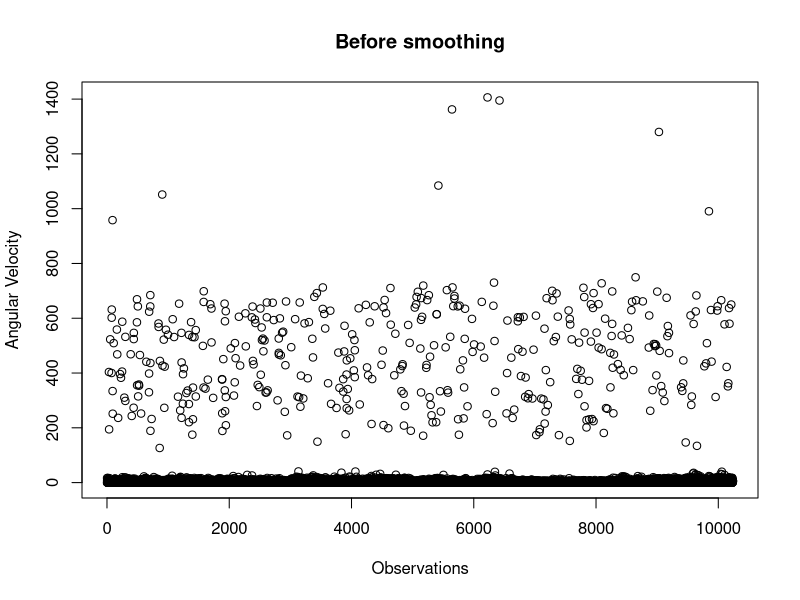
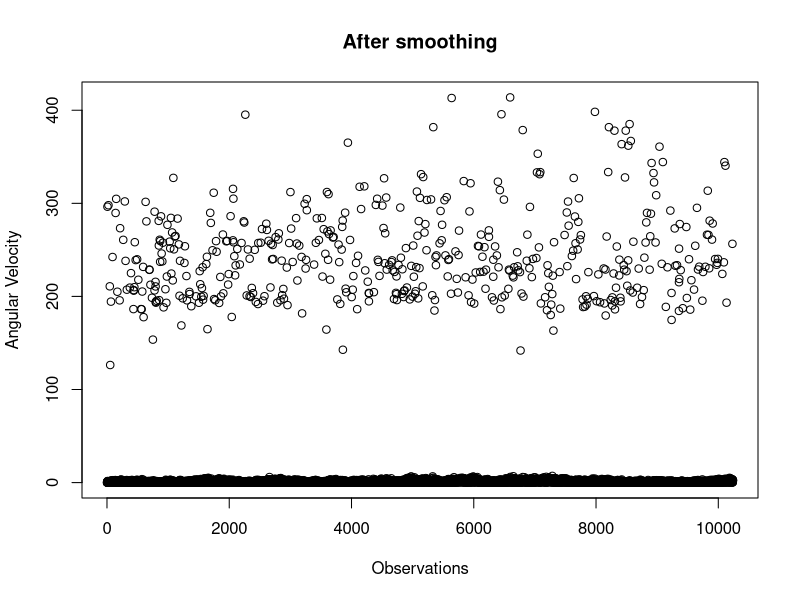
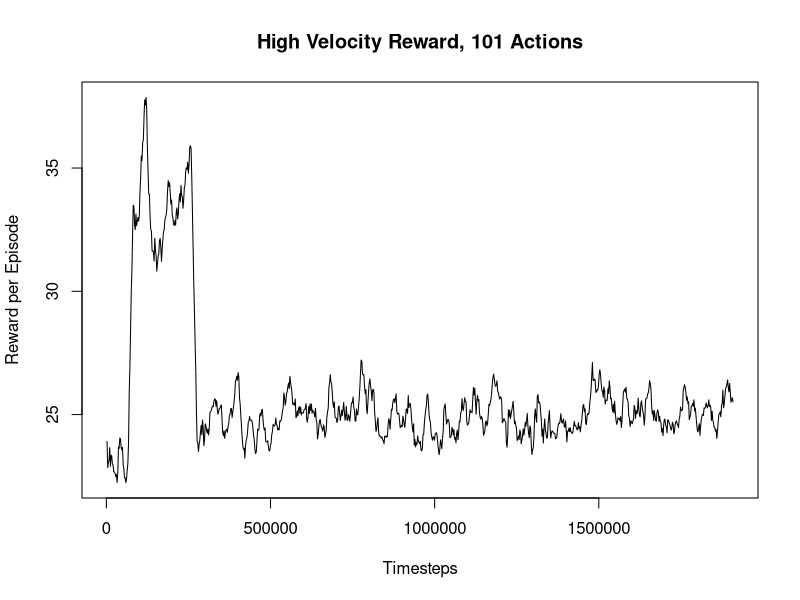
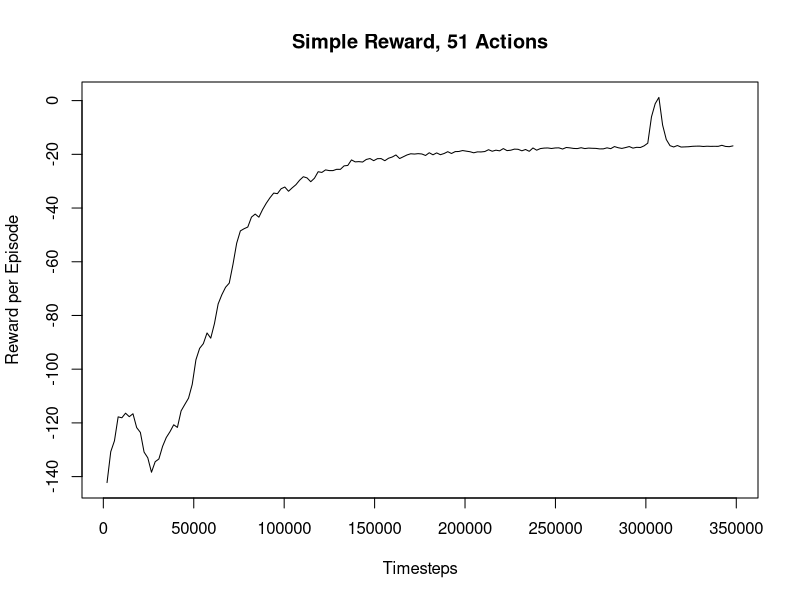

The R source for these figures, in order: (Note: this script raises an error after producing the figures.)
library(dplyr)
setwd(dirname(rstudioapi::getActiveDocumentContext()$path))

# display effect of angular velocity smoothing
prev = read.csv("logs/PPO_CartPoleEnv2_10k_2024-04-16_13-42-02/observations.csv")
now = read.csv("logs/PPO_CartPoleEnv2_10k_smoothing_error_protection_2024-04-17_10-27-34/observations_rewards_times.csv")

prev_sample = slice_sample(prev, n=5000)
now_sample = slice_sample(now, n=5000)
plot(abs(prev$X1), xlab = "Observations", ylab = "Angular Velocity", main = "Before smoothing")
plot(abs(now$angle_velocity), xlab = "Observations", ylab = "Angular Velocity", main = "After smoothing")

# display reduced actions and convergence on different reward functions
m1 = read.csv("logs/PPO_CartPoleEnv2_10m_smoothing_error_protection_reward_swingupstabilisation_2step_2024-04-18_16-37-07/progress.csv")
m2 = read.csv("logs/PPO_CartPoleEnv2_500k_smoothing_error_protection_reward_simple_2step_faster_lessweight_51actions_2024-04-23_17-51-38/progress.csv")
m3 = read.csv("logs/PPO_CartPoleEnv2 600k_smoothing_error_protection_reward_ankit_2step_faster_lessweight_3actions_2024-04-30_15-43-31/progress.csv")

plot(m1$time.total_timesteps, m1$rollout.ep_rew_mean, type = "l", xlab = "Timesteps", ylab = "Reward per Episode", main = "High Velocity Reward, 101 Actions")
plot(m2$time.total_timesteps, m2$rollout.ep_rew_mean, type = "l", xlab = "Timesteps", ylab = "Reward per Episode", main = "Simple Reward, 51 Actions")
plot(m3$time.total_timesteps, m3$rollout.ep_rew_mean, type = "l", xlab = "Timesteps", ylab = "Reward per Episode", main = "Complex Reward, 2 Actions")

# Simple Reward
simple_obs = read.csv("logs/PPO_CartPoleEnv2_200k_smoothing_error_protection_reward_simple_2step_faster_lessweight_2actions_2024-05-16_13-34-22/observations_rewards_times.csv")
simple_progress = read.csv("logs/PPO_CartPoleEnv2_200k_smoothing_error_protection_reward_simple_2step_faster_lessweight_2actions_2024-05-16_13-34-22/progress.csv")

plot(simple_obs$angle5, xlab = "Observations", ylab = "Angle in rad")
plot(simple_obs$angle_velocity, xlab = "Observations", ylab = "Angular velocity in rad/s")
plot(simple_progress$time.total_timesteps, simple_progress$rollout.ep_rew_mean, type = "l", xlab = "Timesteps", ylab = "Mean reward per Episode")

# Escobar 2020
escobar_obs = read.csv("logs/PPO_CartPoleEnv2_200k_smoothing_error_protection_reward_escobar_2step_faster_lessweight_2actions_2024-05-17_05-50-11/observations_rewards_times.csv")
escobar_progress = read.csv("logs/PPO_CartPoleEnv2_200k_smoothing_error_protection_reward_escobar_2step_faster_lessweight_2actions_2024-05-17_05-50-11/progress.csv")

plot(escobar_obs$angle5, xlab = "Observations", ylab = "Angle in rad")
plot(escobar_obs$angle_velocity, xlab = "Observations", ylab = "Angular velocity in rad/s")
plot(escobar_progress$time.total_timesteps, escobar_progress$rollout.ep_rew_mean, type = "l", xlab = "Timesteps", ylab = "Mean reward per Episode")

# Kimura
kimura_obs = read.csv("logs/PPO_CartPoleEnv2_200k_smoothing_error_protection_reward_kimura_2step_faster_lessweight_2actions_2024-05-23_16-59-33/observations_rewards_times.csv")
kimura_progress = read.csv("logs/PPO_CartPoleEnv2_200k_smoothing_error_protection_reward_kimura_2step_faster_lessweight_2actions_2024-05-23_16-59-33/progress.csv")

plot(kimura_obs$angle5, xlab = "Observations", ylab = "Angle in rad")
plot(kimura_obs$angle_velocity, xlab = "Observations", ylab = "Angular velocity in rad/s")
plot(kimura_progress$time.total_timesteps, kimura_progress$rollout.ep_rew_mean, type = "l", xlab = "Timesteps", ylab = "Mean reward per Episode")

# Swing up Stabilisation
swingup_obs = read.csv("logs/PPO_CartPoleEnv2_200k_smoothing_error_protection_reward_swing_up_stabilization_2step_faster_lessweight_2actions_2024-05-24_11-19-22/observations_rewards_times.csv")
swingup_progress = read.csv("logs/PPO_CartPoleEnv2_200k_smoothing_error_protection_reward_swing_up_stabilization_2step_faster_lessweight_2actions_2024-05-24_11-19-22/progress.csv")

plot(swingup_obs$angle5, xlab = "Observations", ylab = "Angle in rad")
plot(swingup_obs$angle_velocity, xlab = "Observations", ylab = "Angular velocity in rad/s")
plot(swingup_progress$time.total_timesteps, swingup_progress$rollout.ep_rew_mean, type = "l", xlab = "Timesteps", ylab = "Mean reward per Episode")

# Camera Delay
total_delay = read.csv("logs/PPO_CartPoleEnv2_200k_smoothing_error_protection_reward_ankit_2step_faster_lessweight_2actions_2024-05-14_10-42-44/observations_rewards_times.csv")
camera_delay = read.csv("camera_delay.txt", sep = " ", col.names = c("angle1", "angle2", "angle3", "angle4", "angle5", "angle_velocity", "camera_deay", "pole_up", "time"))

plot(total_delay$delay, xlab = "Observations", ylab = "Delay in seconds")
plot(camera_delay$camera_deay, xlab = "Observations", ylab = "Delay in seconds")
boxplot(cbind(total_delay$delay,camera_delay$camera_deay), ylab = "Delay in seconds", names = c("Total Delay", "Camera Delay"))
